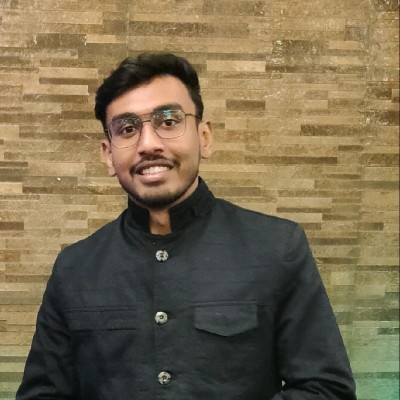
#> input picture image-resizer/Ritik.jpeg, 400 x 400 px
$ python main.py
#> lines starting #> are read from the running program, lines starting #| are printed output that depends on the picture
import cv2

# configurable parameters
source="Ritik.jpeg"
dest="newImage.jpeg"
scale=50
src = cv2.imread("Ritik.jpeg",cv2.IMREAD_UNCHANGED)
#> src is the input picture: shape (400, 400, 3); mean B, G, R 79, 106.3, 120.3
# cv2.imshow("title",image)
# cv2.waitKey(0)

new_width=int(src.shape[1]*scale/100)
#> new_width = 200
new_height=int(src.shape[0]*scale/100)
#> new_height = 200

output=cv2.resize(src,(new_width,new_height))
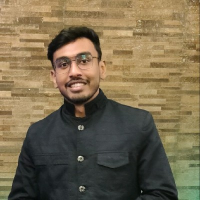
#> output: shape (200, 200, 3); mean B, G, R 79.1, 106.4, 120.4

cv2.imwrite(dest,output)
